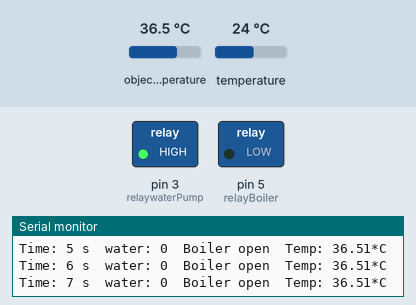
Simulated run of this sketch. Board: Arduino Uno, built with avr-gcc and run on an emulated ATmega328P. Parts: switched loads named in the sketch (green lamp = pin HIGH), the last lines printed to the serial monitor. Inputs (shaded band) come from the test bench; at power-on: object temperature 36.5 °C, temperature 24 °C. EEPROM starts erased.

Above: at 11.5 s.
At 20.5 s:
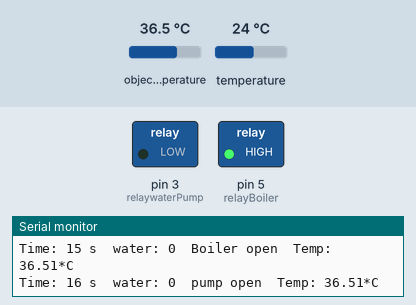
Timing chart, 0 to 25.7 s (numbered marks = the images above):
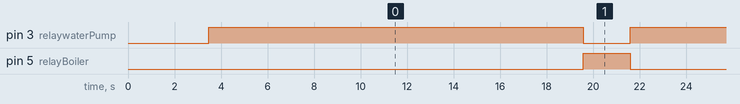

Measured:
- by itself, pin 3 (relaywaterPump): alternates HIGH for 15.1 s and LOW for 2.0 s
- by itself, pin 5 (relayBoiler): alternates HIGH for 2.0 s and LOW for 15.1 s

The sketch:

iron.ino
```cpp
// #include <Wire.h>
#include <Adafruit_MLX90614.h>
Adafruit_MLX90614 mlx = Adafruit_MLX90614();
#include <EEPROM.h>
#include <avr/wdt.h>

int relaywaterPump = 3;
// int relayIron = 4;
int relayBoiler = 5;

float maxTemperature = 110.0f;
int delayWaterPump = 15;
int waterPumpTimer = delayWaterPump + 1;

int count = 0;
int countWaterPump = 0;
int countPump = 0;
int timeWhenStart = 0;
int countDownWhenStart = 0;

void setup() {
  wdt_enable(WDTO_8S);
  clearEEPROM();
  Serial.begin(9600);
  mlx.begin();

  pinMode(relayBoiler, OUTPUT);
  // pinMode(relayIron, OUTPUT);
  pinMode(relaywaterPump, OUTPUT);
  digitalWrite(relayBoiler, HIGH);
  // digitalWrite(relayIron, HIGH);
  digitalWrite(relaywaterPump, HIGH);
}
void ArduinoReset() {
  wdt_enable(WDTO_15MS);
  while (1) {}
}
void clearEEPROM() {
  for (int i = 0 ; i < EEPROM.length() ; i++) {
    EEPROM.write(i, 0);
  }
}
void runProgram(){
  // if (count >= 300) {
  //   ArduinoReset();
  // }
  printTime();
  // digitalWrite(relayIron, LOW);
  if (doWaterPump() == true) {
    doBoiler();
  } else {
    digitalWrite(relayBoiler, HIGH);
  }
  showTemp();
  count ++;
  countWaterPump ++;
}
void doBoiler() {
  float boilerTemperature = mlx.readObjectTempC();
  bool isBoiler = boilerTemperature > maxTemperature ? HIGH : LOW;
  digitalWrite(relayBoiler, isBoiler);
  if (isBoiler) {
    Serial.print("Boiler close\t");
  } else {
    Serial.print("Boiler open\t");
  }
}
void printTime() {
  String test = "Time: " + String(count) + " s\twater: " + String(countPump) + "\t";
  Serial.print(test);
}
void showTemp() {
  String textTemperature =  "Ambient = "
                            + String(mlx.readAmbientTempC()) + "*C\t"
                            + String(mlx.readAmbientTempF()) + "*F\tObject = "
                            + String(mlx.readObjectTempC()) + "*C\t"
                            + String(mlx.readObjectTempF()) + "*F";
  String textTempC =  "Temp: " + String(mlx.readObjectTempC()) + "*C\t";
  Serial.println(textTempC);
}
bool doWaterPump() {
  bool isBoilerWater = true;
  if (countWaterPump <= delayWaterPump) {
    digitalWrite(relaywaterPump, HIGH);
    isBoilerWater = true;
  } else if (countWaterPump > delayWaterPump && countWaterPump <= waterPumpTimer) {
    digitalWrite(relaywaterPump, LOW);
    isBoilerWater = false;
    Serial.print("pump open\t");
  } else if (countWaterPump > waterPumpTimer) {
    countWaterPump = 0;
    countPump ++;
    isBoilerWater = false;
    Serial.print("pump close\t");
  } else {
    isBoilerWater = true;
  }
  return isBoilerWater;
}
void loop() {
  // digitalWrite(relayIron, LOW);
  if (countDownWhenStart >= timeWhenStart) {
    runProgram();
  } else {
    countDown();
  }
  delay(1000);
  wdt_reset();
}
void countDown() {
  countDownWhenStart ++;
  String countDown = "countDownWhenStart : " + String(countDownWhenStart) + " s";
  Serial.println(countDown);
}
```
